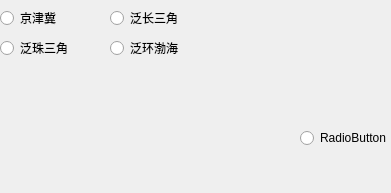
             <widget class="QWidget" name="page_6">
              <property name="geometry">
               <rect>
                <x>0</x>
                <y>0</y>
                <width>391</width>
                <height>193</height>
               </rect>
              </property>
              <attribute name="label">
               <string>按重点区域法</string>
              </attribute>
              <widget class="QRadioButton" name="radioButton_15">
               <property name="geometry">
                <rect>
                 <x>0</x>
                 <y>10</y>
                 <width>89</width>
                 <height>16</height>
                </rect>
               </property>
               <property name="text">
                <string>京津冀</string>
               </property>
              </widget>
              <widget class="QRadioButton" name="radioButton_16">
               <property name="geometry">
                <rect>
                 <x>110</x>
                 <y>10</y>
                 <width>89</width>
                 <height>16</height>
                </rect>
               </property>
               <property name="text">
                <string>泛长三角</string>
               </property>
              </widget>
              <widget class="QRadioButton" name="radioButton_17">
               <property name="geometry">
                <rect>
                 <x>0</x>
                 <y>40</y>
                 <width>89</width>
                 <height>16</height>
                </rect>
               </property>
               <property name="text">
                <string>泛珠三角</string>
               </property>
              </widget>
              <widget class="QRadioButton" name="radioButton_18">
               <property name="geometry">
                <rect>
                 <x>110</x>
                 <y>40</y>
                 <width>89</width>
                 <height>16</height>
                </rect>
               </property>
               <property name="text">
                <string>泛环渤海</string>
               </property>
              </widget>
              <widget class="QRadioButton" name="radioButton_105">
               <property name="geometry">
                <rect>
                 <x>300</x>
                 <y>130</y>
                 <width>89</width>
                 <height>16</height>
                </rect>
               </property>
               <property name="text">
                <string>RadioButton</string>
               </property>
              </widget>
             </widget>
